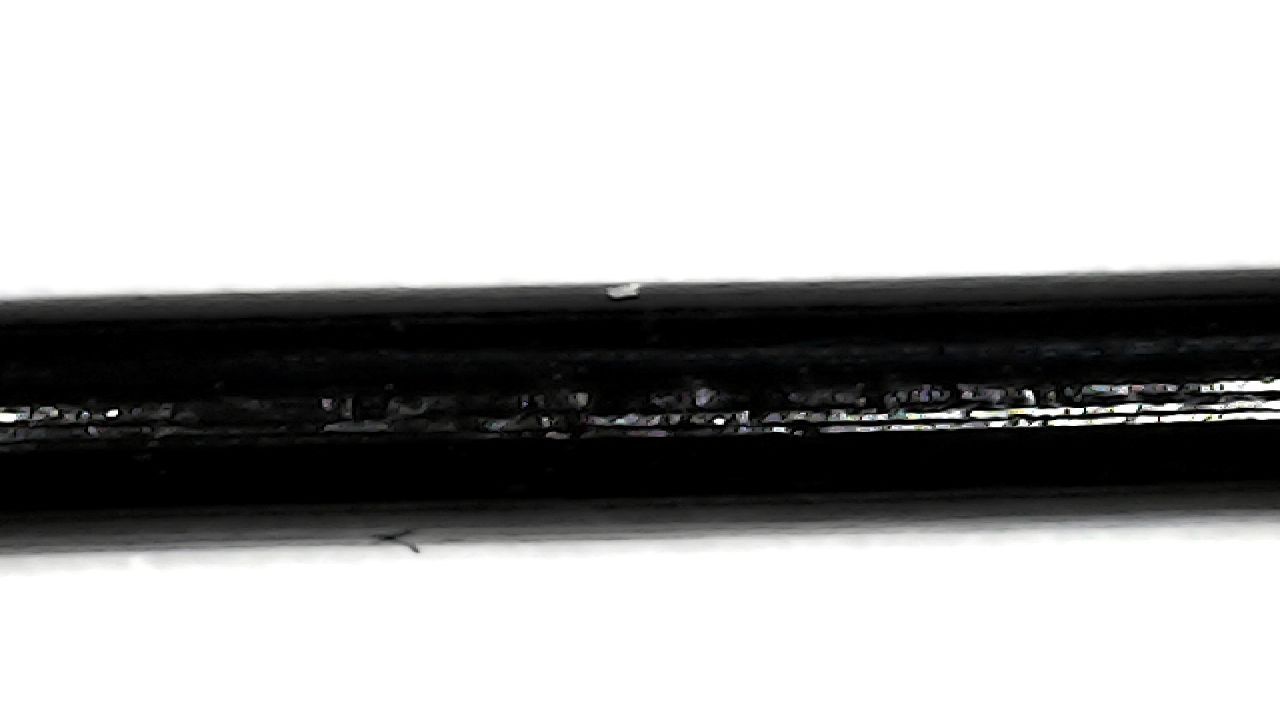
#> input picture data/input/photo_1.jpg, 1280 x 720 px; its folder holds only this picture in this run
$ python -i image_processor.py   (imports and definitions only)
#> lines starting #> are read from the running program, lines starting #| are printed output that depends on the picture; after the words box and inside, x2 and y2 are one past the last pixel; in counts of white or black regions, pixels touching at a corner belong together; long printed decimals are rounded
### src/utils.py
"""Utilities file"""

import itertools
import logging
import sys
import time
from collections import deque

import numpy as np
import pandas as pd
import streamlit as st

from config import config

logging_level = logging.DEBUG


def get_logger(name: str = None, level=logging.INFO):
    """
    Sets up the logger handlers for jupyter notebook, ipython or python.

    Separate initialization each time is needed to ensure that logger is set
    when calling from subprocess
    (e.g. joblib.Parallel)

    :param name: name of the logger. If None, will return root logger.
    :param level: Log level (default - INFO)
    :return: logger with correct handlers
    """
    logger = logging.getLogger(name)
    logger.handlers = []
    stdout = logging.StreamHandler(sys.stdout)
    fmt = logging.Formatter(
        "%(asctime)s - %(name)s - %(levelname)s - %(message)s",
        datefmt="%m/%d/%Y %I:%M:%S %p",
    )
    stdout.setFormatter(fmt)
    stdout.setLevel(level)
    logger.addHandler(stdout)
    logger.setLevel(level)
    logger.propagate = False
    return logger


def blank_frame() -> np.ndarray:
    """Return a white placeholder frame"""
    return np.full(config.IMAGE_SHAPE, 255, dtype=np.uint8)


def big_text(text: str) -> str:
    """Wrap the text into a html span with the enlarged font"""
    return f'<span style="font-size: {config.FONT_SIZE_LARGE}px;">{text}</span>'


# [18 lines left out: functions measurement_buffer, last_n, not called in this run]


class AppState:
    """Holds default values of the streamlit session state"""

    def __init__(self):
        self.init_variables()

    # [41 lines left out: functions init_variables, reset_measurements, not called in this run]

    def get_logger(self, name: str = None, level=logging.INFO):
        """Return a configured logger. Kept for backward compatibility"""
        return get_logger(name, level)


# [44 lines left out: functions mean_rolling, make_result_df, not called in this run]


class FpsCalculator:
    """Calculates FPS as a number of frames processed during the last interval"""

    def __init__(self):
        self.frame_timestamps = []
        self.interval = 1

    # [18 lines left out: functions tick, _clean_old_timestamps, get_fps, not called in this run]

### src/image_processor.py
"""Image processing: filament mask, thickness and angle measurement"""

import logging

import cv2
import numpy as np
import streamlit as st
from scipy.optimize import curve_fit

from config import config
from utils import get_logger

logging_level = logging.DEBUG

logger = get_logger("IMAGE PROCESSOR", level=logging_level)


def normalize_frame(frame):
    """
    Bring a frame to the 3-channel uint8 BGR form used by the whole pipeline.

    A camera may deliver grayscale, BGRA or nothing at all, especially while
    it is warming up, so anything unusable turns into None instead of a crash.

    Args:
        frame: raw frame from a capture device or a video file.

    Returns:
        BGR frame, or None if the frame cannot be used.
    """
    if frame is None:
        return None

    image = np.asarray(frame)
    if image.size == 0 or image.ndim not in (2, 3):
        return None

    if image.dtype != np.uint8:
        image = np.clip(image, 0, 255).astype(np.uint8)

    if image.ndim == 2:
        return cv2.cvtColor(image, cv2.COLOR_GRAY2BGR)
    if image.shape[2] == 4:
        return cv2.cvtColor(image, cv2.COLOR_BGRA2BGR)
    if image.shape[2] == 3:
        return image
    return None


# [19 lines left out: functions blank_mask, to_display, not called in this run]


def select_filament_contour(contours, frame_width):
    """
    Pick the contour that belongs to the filament.

    The filament is pulled through the whole field of view, so it always
    reaches both edges of the frame, while dirt sits wherever it landed.
    Size alone is not enough to tell them apart: several specks touching each
    other add up to a blob larger than a thin filament.

    Args:
        contours: contours found on the mask.
        frame_width: width of the frame in pixels.

    Returns:
        The largest contour among those crossing the frame, or simply the
        largest one when nothing crosses it.
    """
    min_span = frame_width * config.MIN_FILAMENT_WIDTH_SPAN
    crossing = [
        contour for contour in contours if cv2.boundingRect(contour)[2] >= min_span
    ]
    return max(crossing or contours, key=cv2.contourArea)


def keep_filament_contour(mask):
    """
    Leave only the filament on the mask, dropping dirt and shadows.

    Dust on the glass and shadows are dark as well, and every dark pixel used
    to be counted as a part of the filament: a dozen specks in view more than
    doubled the measured width.

    Args:
        mask: binary mask where the filament is dark and the background is light.

    Returns:
        Mask of the same shape holding the filament alone. A mask without any
        dark pixels is returned untouched.
    """
    # Contours are searched over the non-zero areas, so the mask is inverted.
    filament = cv2.bitwise_not(mask)
    contours, _ = cv2.findContours(filament, cv2.RETR_EXTERNAL, cv2.CHAIN_APPROX_SIMPLE)
    if not contours:
        return mask

    cleaned = np.zeros_like(filament)
    # Filling the outer contour also closes the glare spots inside the filament.
    cv2.drawContours(
        cleaned,
        [select_filament_contour(contours, mask.shape[1])],
        -1,
        color=255,
        thickness=cv2.FILLED,
    )
    return cv2.bitwise_not(cleaned)


def process_image(frame, add_info=True, verbose=0):
    """
    Take one frame and process it. Return masked frame and mean width of the filament

    The filament crosses the frame from edge to edge, so the thickness is the
    number of dark pixels per vertical line averaged over every column.

    Args:
        frame:
            image frame
        add_info:
            add info on the frame
        verbose:
            If True, print more information

    Returns:
        Masked frame and mean width of the filament. An unusable frame gives
        an empty mask and zero thickness.
    """
    normalized = normalize_frame(frame)
    if normalized is None:
        logger.warning("Unusable frame received, thickness is reported as zero")
        return blank_mask(), 0.0

    gray_frame = cv2.cvtColor(normalized, cv2.COLOR_BGR2GRAY)
    _, binary_frame = cv2.threshold(
        gray_frame, config.BINARY_THRESHOLD, config.BINARY_MAX_VALUE, cv2.THRESH_BINARY
    )
    if config.FILTER_FILAMENT_CONTOUR:
        binary_frame = keep_filament_contour(binary_frame)

    if verbose:
        cv2.imshow("image", normalized)
        cv2.waitKey(0)

        cv2.imshow("mask", binary_frame)
        cv2.waitKey(0)
        cv2.destroyAllWindows()

    # Measure filament thickness in pixels
    # by averaging the number of pixels per vertical line
    filament_thickness = float(np.mean(np.sum(binary_frame == 0, axis=0)))

    logger.debug(
        f"Filament thickness on the current frame: {filament_thickness} pixels"
    )

    if add_info:
        thickness_text = f"Filament Thickness: {filament_thickness:.2f} pixels"
        cv2.putText(
            normalized,
            thickness_text,
            (10, 30),
            cv2.FONT_HERSHEY_SIMPLEX,
            1,
            (0, 0, 255),
            2,
        )
        cv2.putText(
            binary_frame,
            thickness_text,
            (10, 30),
            cv2.FONT_HERSHEY_SIMPLEX,
            1,
            (0, 0, 255),
            2,
        )

    return binary_frame, filament_thickness


def line_func(x, a, b):
    """Just line function"""
    return a * x + b


# [172 lines left out: functions fit_filament_line, draw_angle_line, draw_fps, draw_n_frames, calculate_pixel_multiplier, measure_filament and 4 more, not called in this run]

>>> import cv2
>>> picture = cv2.imread('../data/input/photo_1.jpg')
#> picture is the input picture: shape (720, 1280, 3); mean B, G, R 172.5, 172.6, 172.6
>>> result = process_image(picture)
#> in process_image, `_, binary_frame = cv2.threshold( gray_frame, config.BINARY_THRESHOLD, ..`:
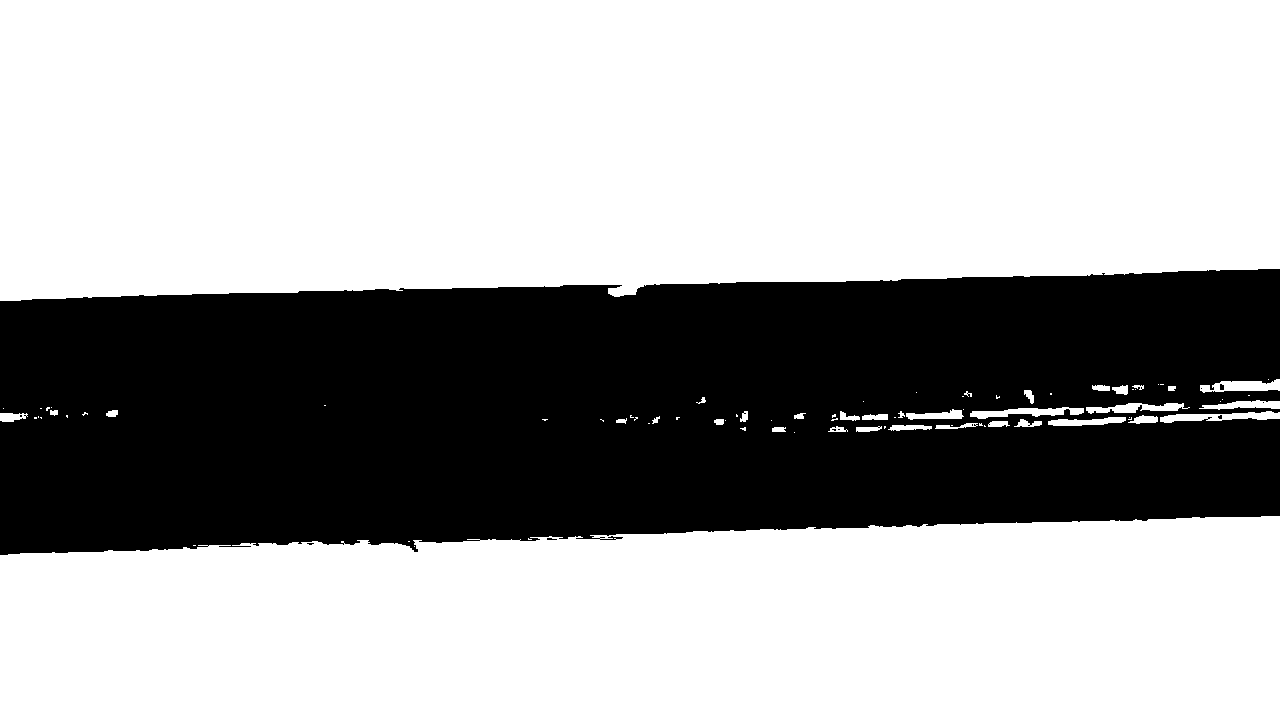
#> binary_frame: shape (720, 1280); 66% white; 11 black regions (9 under 20 px), largest, box (x1, y1, x2, y2) and area: (0, 269, 1280, 555) 312895, (1220, 384, 1224, 390) 22
#> in keep_filament_contour, `contours, _ = cv2.findContours(filament, cv2.RETR_EXTERNAL, cv2.CHAIN_..`: contours = 8 contours, 7 with area under 20; largest, box (x1, y1, x2, y2) and area: (0, 269, 1280, 555) 315304
#> in select_filament_contour, `crossing = [ contour for contour in contours if cv2.boundingRect(conto..`: crossing = 1 contour; box (x1, y1, x2, y2) and area: (0, 269, 1280, 555) 315304
#> in keep_filament_contour, `cv2.drawContours( cleaned, [select_filament_contour(contours, mask.sha..`:
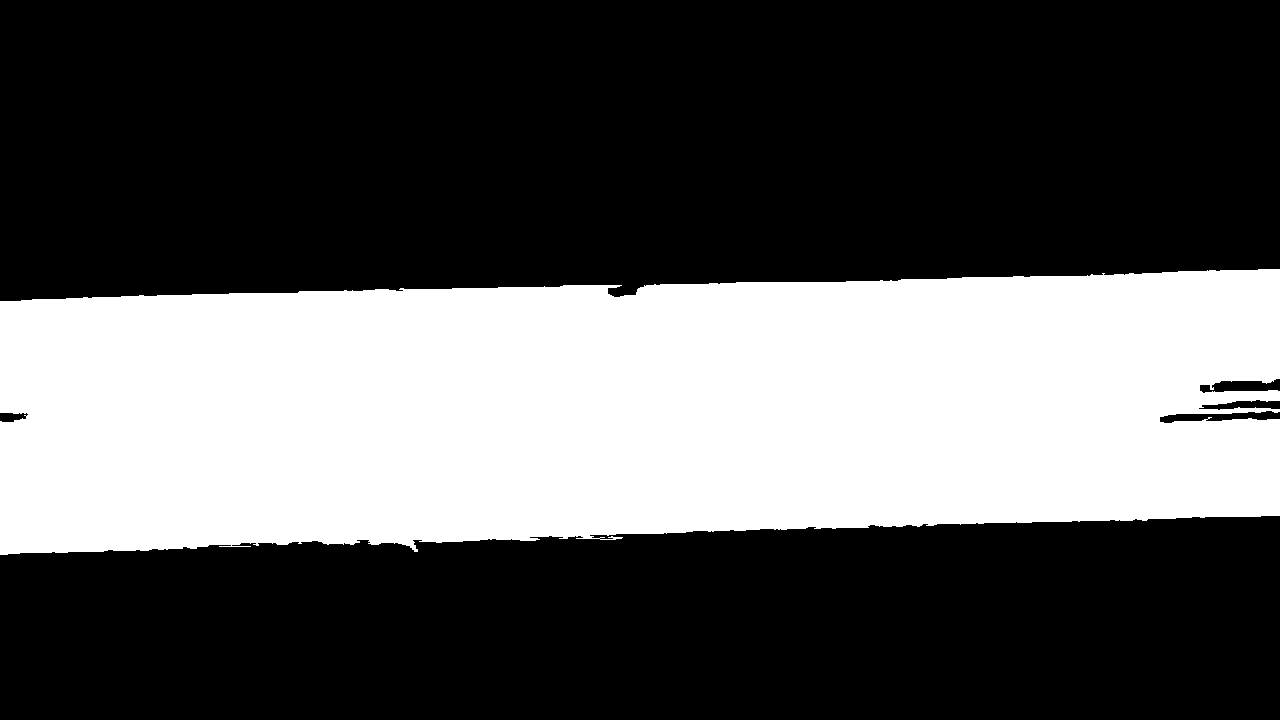
#> cleaned: shape (720, 1280); 34.4% white; 1 white region, box (x1, y1, x2, y2) and area: (0, 269, 1280, 555) 317302
#> in process_image, `filament_thickness = float(np.mean(np.sum(binary_frame == 0, axis=0)))`: filament_thickness = 247.9
#| 11/20/2026 04:10:37 PM - IMAGE PROCESSOR - DEBUG - Filament thickness on the current frame: 247.892 pixels
#> in process_image, `thickness_text = f"Filament Thickness: {filament_thickness:.2f} pixels"`: thickness_text = 'Filament Thickness: 247.89 pixels'
#> in process_image, `cv2.putText( normalized, thickness_text, (10, 30), cv2.FONT_HERSHEY_SI..`:
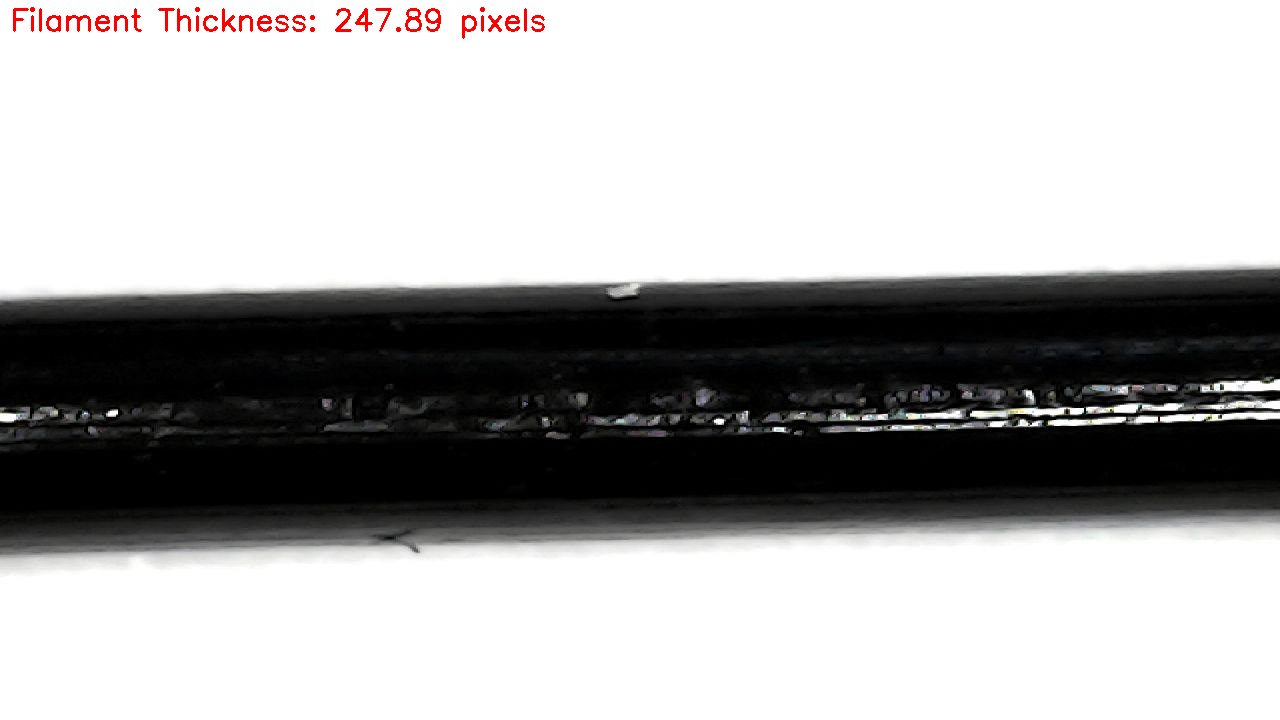
#> normalized: shape (720, 1280, 3); 0.39% of pixels changed, all inside (x1, y1, x2, y2) = (13, 7, 545, 39)
#> in process_image, `cv2.putText( binary_frame, thickness_text, (10, 30), cv2.FONT_HERSHEY_..`:
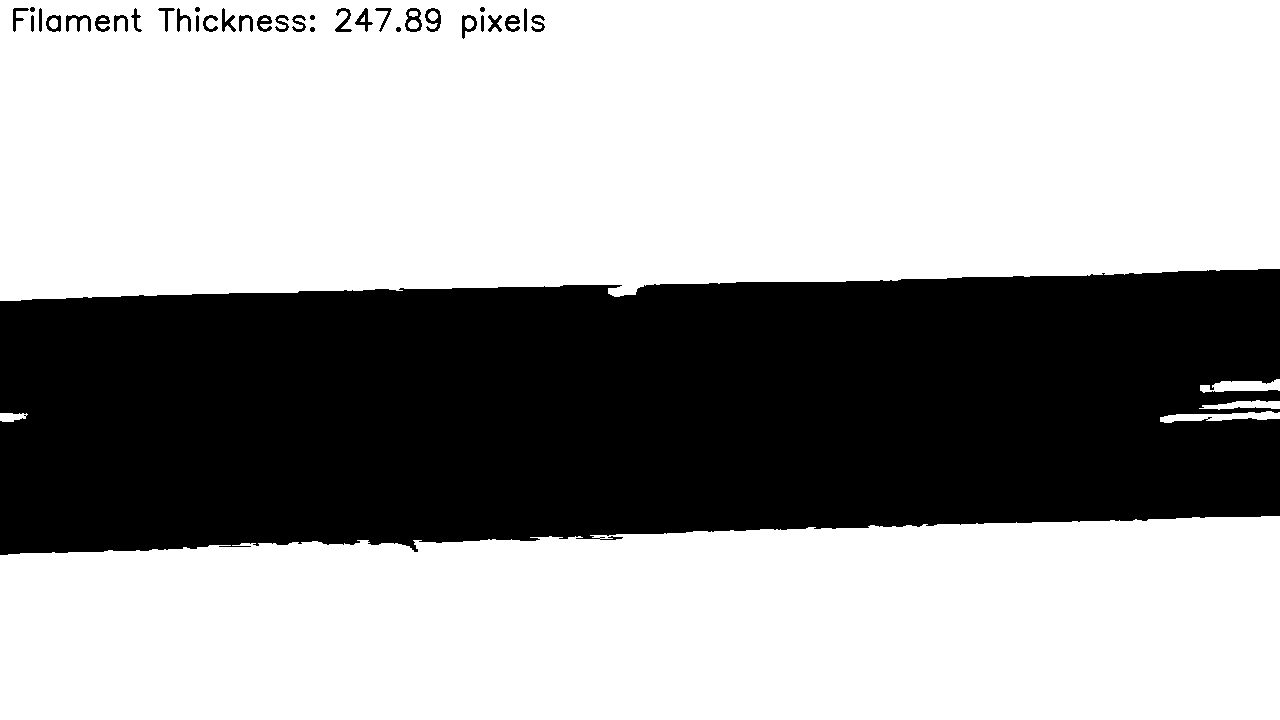
#> binary_frame: shape (720, 1280); 65.2% white; 35 black regions, largest, box (x1, y1, x2, y2) and area: (0, 269, 1280, 555) 317302, (405, 8, 422, 32) 201, (66, 15, 91, 32) 187
